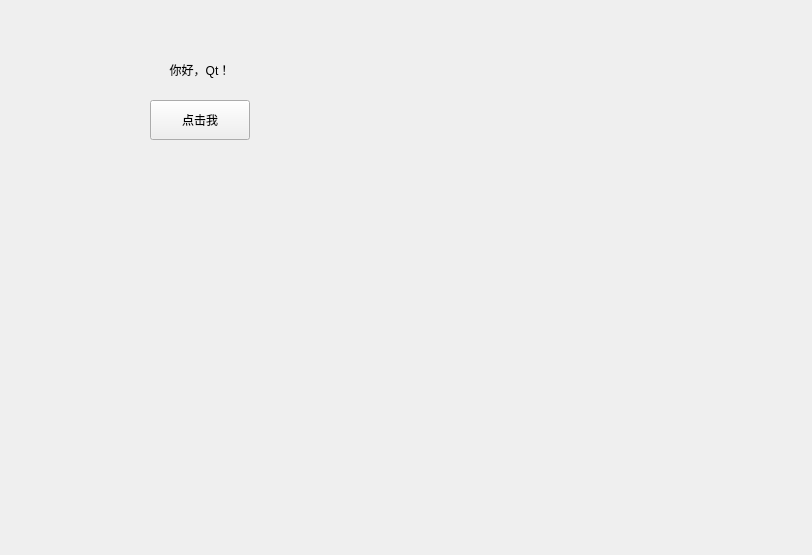
<?xml version="1.0" encoding="UTF-8"?>
<ui version="4.0">
 <class>MainWindow</class>
 <widget class="QMainWindow" name="MainWindow">
  <property name="geometry">
   <rect>
    <x>0</x>
    <y>0</y>
    <width>812</width>
    <height>555</height>
   </rect>
  </property>
  <property name="windowTitle">
   <string>简单界面</string>
  </property>
  <widget class="QWidget" name="centralwidget">
   <widget class="QPushButton" name="pushButton">
    <property name="geometry">
     <rect>
      <x>150</x>
      <y>100</y>
      <width>100</width>
      <height>40</height>
     </rect>
    </property>
    <property name="text">
     <string>点击我</string>
    </property>
   </widget>
   <widget class="QLabel" name="label">
    <property name="geometry">
     <rect>
      <x>160</x>
      <y>60</y>
      <width>80</width>
      <height>20</height>
     </rect>
    </property>
    <property name="text">
     <string>你好，Qt！</string>
    </property>
    <property name="alignment">
     <set>Qt::AlignCenter</set>
    </property>
   </widget>
  </widget>
 </widget>
 <resources/>
 <connections/>
</ui>
